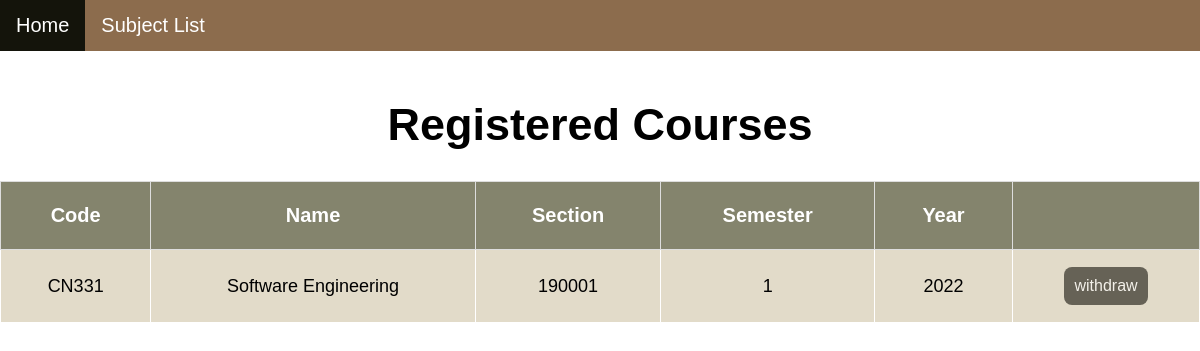
The page /booking/checksubreg/ (signed in) on the database as committed earlier.
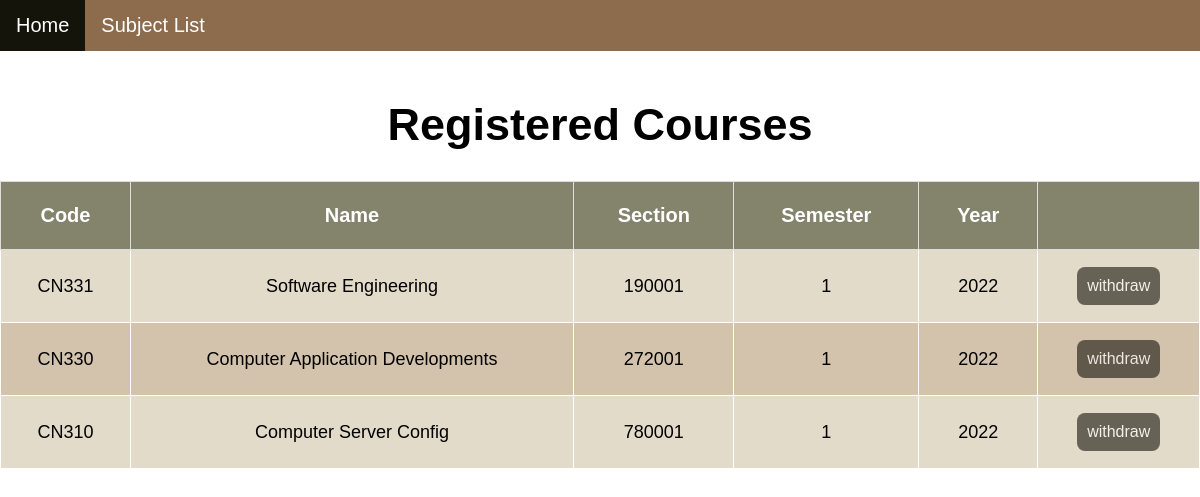
The same page on the database as committed later.
### booking/models.py (models this page shows, shortened)
class Booking(models.Model):
    user = models.ForeignKey(User, on_delete=models.CASCADE, default="")
    course_number = models.ForeignKey(Subject, on_delete=models.CASCADE, default="")

class Subject(models.Model):
    class_number = models.CharField(max_length=5, default="")
    subject_name = models.CharField(max_length=64, default="")
    section = models.CharField(max_length=10, default="")
    semester = models.CharField(max_length=10, default="")
    year = models.CharField(max_length=10, default="")
    seats = models.CharField(max_length=10, default="")

### booking/views.py (the view)
# urls.py: path('checksubreg/', views.checksubreg, name= 'checksubreg'),
def checksubreg(request):
    user = User.objects.get(pk=request.user.id)
    enrolled_subjects = Booking.objects.filter(user=user)
    return render(request,'booking/booking.html', {
        'subjects': enrolled_subjects,
    })

### booking/templates/booking/booking.html (shortened to what this page needs)
{% extends 'booking/layout.html' %}
{% block body %}
<!DOCTYPE html>
<html>
<head>
</head>
<body>
    <div class="topnav">
        <a class="active" href="{% url 'index' %}">Home</a>
        <a href="{% url 'booking:index' %}">Subject List</a>
    </div>
    <br>
    <div class= style="padding-left:16px">
        <center><h1>Registered Courses</h1></center>
        {% if subjects %}
        <table>
            <tr>
                <th>Code</th>
                <th>Name</th>
                <th>Section</th>
                <th>Semester</th>
                <th>Year</th>
                <th></th>
            </tr>
            {% for subject in subjects %}
            <tr>
                <td>{{ subject.course_number.class_number }}</td>
                <td>{{ subject.course_number.subject_name }}</td>
                <td>{{ subject.course_number.section }}</td>
                <td>{{ subject.course_number.semester }}</td>
                <td>{{ subject.course_number.year }}</td>
                <td>
                    <form action="{% url 'booking:withdraw' subject.course_number.id %}" method="post" >
                        <button class="button" type="submit">withdraw</button>
                    </form>
                </td>
            </tr>
            {% empty %}
                <p> No registered courese. </p>
            {% endfor %}
        </table>
    {% endif %}
    </div>
</body>
</html>
{% endblock %}

### booking/templates/booking/layout.html (shortened to what this page needs)
<!DOCTYPE html>
<html lang="en">
    <head>
    </head>
    <body>
        {% block body %}
        {% endblock %}
    </body>
</html>

### booking/templates/booking/booking.html (style rules this page uses)
body { margin: 0; font-family: Calibri, Helvetica, sans-serif; }
.topnav { overflow: hidden; background-color: #8c6c4d; }
.topnav a { float: left; color: white; text-align: center; padding: 14px 16px; text-decoration: none; font-size: 20px; }
.topnav a.active { background-color: #14140b; color: white; }
h1 { font-size: 45px; }
table { border-collapse: collapse; border-spacing: 0; width: 100%; border: 1px solid white; }
th { border: 1px solid #ddd; border-collapse: collapse; text-align: center; padding: 22px; background-color: #84846d; color: white; font-size: 20px; }
td { border: 1px solid white; border-collapse: collapse; text-align: center; padding: 16px; font-size: 18px; }
tr:nth-child(even) { background-color: #e2dbc9; }
tr:nth-child(odd) { background-color: #d4c3ac; }
.button { background-color: #14120b; border: none; border-radius: 8px; color: white; padding: 10px; text-align: center; font-size: 16px; margin: 1px; opacity: 0.6; transition: 0.3s; display: inline-block; text-decoration: none; cursor: pointer; }

Rows that differ between the two databases and show on the page:
added Booking: course_number.class_number "CN330", course_number.subject_name "Computer Application Developments", course_number.section "272001", course_number.semester "1", course_number.year "2022"
added Booking: course_number.class_number "CN310", course_number.subject_name "Computer Server Config", course_number.section "780001", course_number.semester "1", course_number.year "2022"
